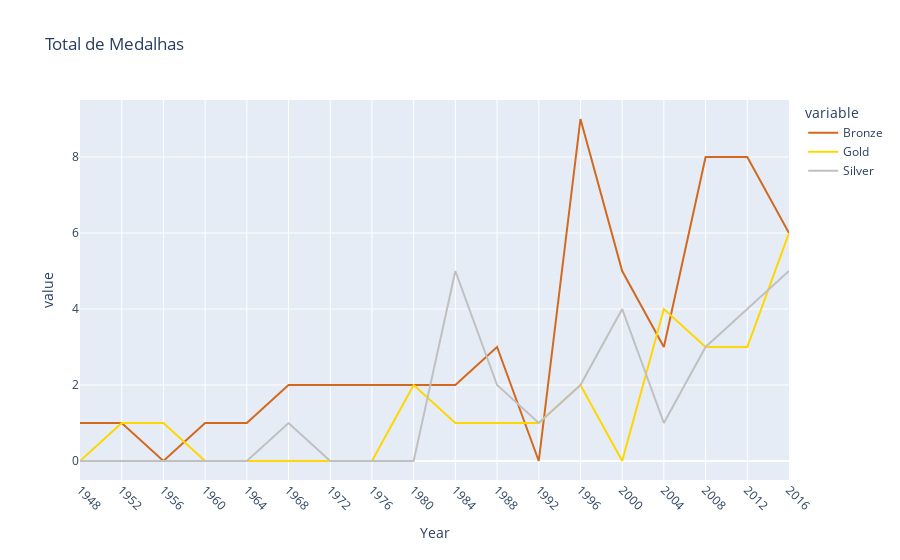

Write notebook code for a chart like this one.
### Code cell
fig = px.line(df_year_medals, x="Year", y= df3.columns,              
              title='Total de Medalhas',  color_discrete_sequence = ['chocolate', 'gold', 'silver'])
fig.update_xaxes(
   
    dtick="M1",
    tickangle = 45,
    tickvals =df_year_medals['Year'] ,
    ticklabelmode="period")


fig.show()

### Figure 1 — Plotly figure (JSON) as saved in the notebook; plotly's stock layout.template omitted (floating-point values rounded to 4 significant figures)
{"data": [{"hovertemplate": "variable=Bronze<br>Year=%{x}<br>value=%{y}<extra></extra>", "legendgroup": "Bronze", "line": {"color": "chocolate", "dash": "solid"}, "marker": {"symbol": "circle"}, "mode": "lines", "name": "Bronze", "orientation": "h", "showlegend": true, "type": "scatter", "x": [1948, 1952, 1956, 1960, 1964, 1968, 1972, 1976, 1980, 1984, 1988, 1992, 1996, 2000, 2004, 2008, 2012, 2016], "xaxis": "x", "y": [1, 1, 0, 1, 1, 2, 2, 2, 2, 2, 3, 0, 9, 5, 3, 8, 8, 6], "yaxis": "y"}, {"hovertemplate": "variable=Gold<br>Year=%{x}<br>value=%{y}<extra></extra>", "legendgroup": "Gold", "line": {"color": "gold", "dash": "solid"}, "marker": {"symbol": "circle"}, "mode": "lines", "name": "Gold", "orientation": "h", "showlegend": true, "type": "scatter", "x": [1948, 1952, 1956, 1960, 1964, 1968, 1972, 1976, 1980, 1984, 1988, 1992, 1996, 2000, 2004, 2008, 2012, 2016], "xaxis": "x", "y": [0, 1, 1, 0, 0, 0, 0, 0, 2, 1, 1, 1, 2, 0, 4, 3, 3, 6], "yaxis": "y"}, {"hovertemplate": "variable=Silver<br>Year=%{x}<br>value=%{y}<extra></extra>", "legendgroup": "Silver", "line": {"color": "silver", "dash": "solid"}, "marker": {"symbol": "circle"}, "mode": "lines", "name": "Silver", "orientation": "h", "showlegend": true, "type": "scatter", "x": [1948, 1952, 1956, 1960, 1964, 1968, 1972, 1976, 1980, 1984, 1988, 1992, 1996, 2000, 2004, 2008, 2012, 2016], "xaxis": "x", "y": [0, 0, 0, 0, 0, 1, 0, 0, 0, 5, 2, 1, 2, 4, 1, 3, 4, 5], "yaxis": "y"}], "layout": {"legend": {"title": {"text": "variable"}, "tracegroupgap": 0}, "title": {"text": "Total de Medalhas"}, "xaxis": {"anchor": "y", "domain": [0, 1], "dtick": "M1", "tickangle": 45, "ticklabelmode": "period", "tickvals": [1948, 1952, 1956, 1960, 1964, 1968, 1972, 1976, 1980, 1984, 1988, 1992, 1996, 2000, 2004, 2008, 2012, 2016], "title": {"text": "Year"}}, "yaxis": {"anchor": "x", "domain": [0, 1], "title": {"text": "value"}}}}
